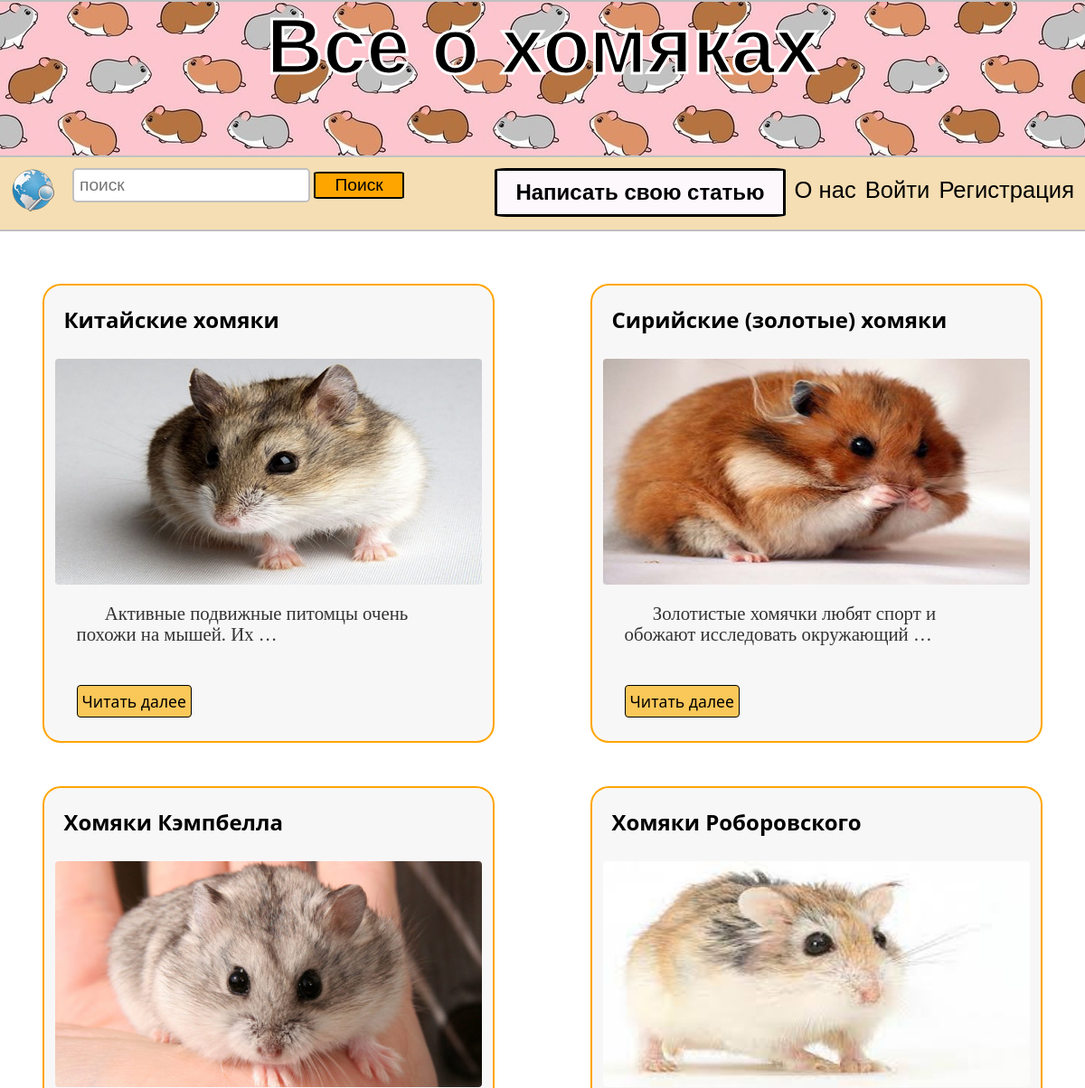
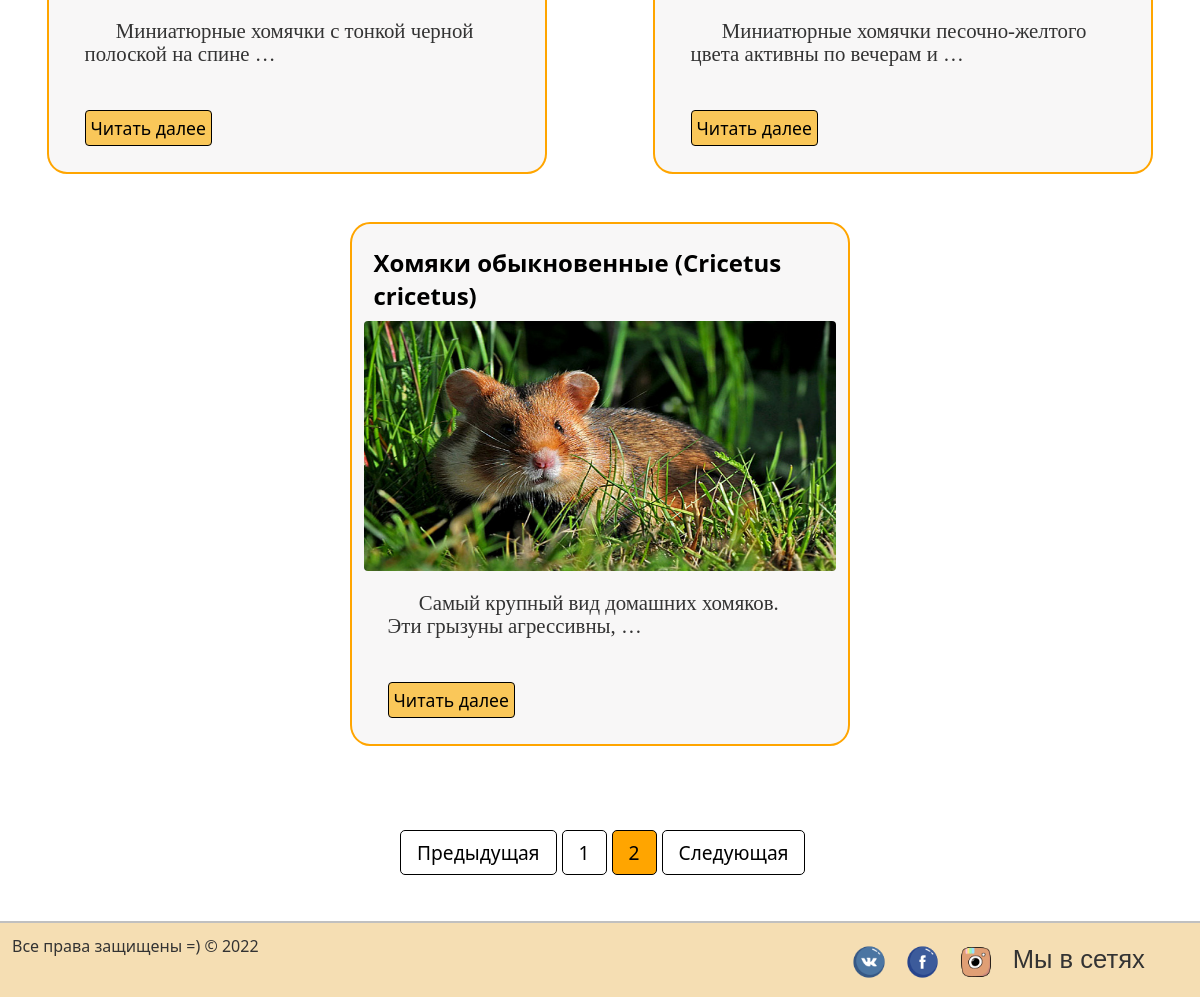
Screenshot of /?page=2 with the database file from the repository (2 pictures, top to bottom).
### myblog/models.py (models this page shows, shortened)
class Post(models.Model):
    title = models.CharField(max_length=200)
    url = models.SlugField(null=False, unique=True)
    content = models.TextField()
    image = models.ImageField()
    created_at = models.DateField(default=timezone.now)
    author = models.ForeignKey(User, on_delete=models.CASCADE)

### myblog/views.py (the view)
# urls.py: path('', MainView.as_view(), name='index'),
class MainView(View):
    def get(self, request, *args, **kwargs):
        posts = Post.objects.get_queryset().order_by('-created_at')
        paginator = Paginator(posts, 6)
        page_number = request.GET.get('page')
        page_obj = paginator.get_page(page_number)
        return render(request, 'myblog/index.html', context={
            'page_obj': page_obj
        })

### myblog/templates/myblog/index.html (shortened to what this page needs)
{% extends './base.html' %}
{% load static %}
{% block content %}
	<div class="wrapper">
		<div class="articles">
			{% for post in page_obj %}
			<div class="article">
					<div class="content">
						<div class="title">
							<h4>{{ post.title|safe }}</h4>
						</div>
						<img src="media/{{ post.image }}" title="Humster picture">
						<p>{{ post.content|truncatewords:8 }}</p>
					</div>
					<a href="{% url 'post_detail' slug=post.url %}">Читать далее</a>
			</div>
			{% endfor %}
		</div>
	</div>
	{% endblock content %}
{% block pagination %}
    <div class="pagin_div">
        <nav class="pagination">
        <ul class="pagination">
            {% if page_obj.has_previous %}
                <a class="" href="?page={{ page_obj.previous_page_number }}" tabindex="-1">Предыдущая</a>
            {% else %}
                <li><a href="#" tabindex="-1">Предыдущая</a></li>
            {% endif %}
            {% for i in page_obj.paginator.page_range %}
                {% if i == page_obj.number %}
                    <li><a href="?page={{ i }}" class="sr-only">{{ i }}</a></li>
                {% else %}
                    <li><a href="?page={{ i }}" >{{ i }}</a></li>
                {% endif %}
            {% endfor %}
        {% if page_obj.has_next %}
            <a class="next" href="?page={{ page_obj.next_page_number }}">Следующая</a>
        {% else %}
            <li class="next"><a href="#">Следующая</a></li>
        {% endif %}
        </ul>
    </nav>
    </div>
    <br>
{% endblock %}

### myblog/static/css/style.css (style rules this page uses)
* { margin: 0; padding: 0; outline: none; }
html { height: 100%; }
body { width: 100%; height: 100%; color: #333; background-color: f7f7f7; font-size: 1em; font-family: "Segoe UI", sans-serif; }
a { color: black; text-decoration: none; transition: all.6s ease; -moz-transition: all.6s ease; }
.wrapper { width: 85%; margin-top: 3%; margin-left: auto; margin-right: auto; margin-bottom: 3%; }
.wrapper .articles { display: grid; grid-gap: 3%; grid-template-columns: repeat(auto-fill, 420px); }
li { list-style-type: none; }
.wrapper .articles .article { border: 2px solid orange; padding: 1%; box-sizing: border-box; border-radius: 4%; background-color: #F8F7F7; height: auto; }
.wrapper .articles .article img { width: 100%; height: 250px; border-radius: 4px 4px 4px 4px; margin-bottom: 10px; }
.wrapper .articles .article p { margin-left: 5%; width: 90%; text-indent: 1.5em; padding-top: 6px; font-family: Verdana fantasy; line-height: 110%; font-size: 1.3em; min-height: 90px; }
.wrapper .articles .article .content .title { font-weight: normal; font-size: 1.5em; color: black; margin: 2%; min-height: 50px; }
.wrapper .articles .article a { padding: 5px; background-color: #FAC759; margin-left: 5%; margin-bottom: 3%; border-radius: 4px; float: left; border: 1px solid black; font-size: 1.1em; }
.pagin_div { width: 400px; margin-left: auto; margin-right: auto; padding-top: 2%; padding-bottom: 2%; }
.pagination { display: flex; column-gap: 5px; }
.pagination a { color: black; float: left; padding: 8px 16px; text-decoration: none; border: 1px solid black; border-radius: 5px; font-size: 1.2em; }
.pagination .sr-only { background: orange; }
@media (max-width: 1300px) { .wrapper { width: 80%; } }
@media (max-width: 1300px) { .wrapper .articles { display: grid; grid-gap: 1%; grid-template-columns: repeat(2, 450px); } }
@media (max-width: 1300px) { .wrapper .articles .article { margin: 2% 2% 2% 5%; } }
@media (max-width: 1300px) { .wrapper { width: 100%; } }
@media (max-width: 1300px) { .wrapper .articles { width: 100%; display: flex; justify-content: space-around; flex-wrap: wrap; } }
@media (max-width: 1300px) { .wrapper .articles .article { flex-basis: 500px; margin: 2% 0px; } }

### rows the page displays
Post: title "Китайские хомяки", image (picture), content "Активные подвижные питомцы очень похожи на мышей. Их …"
Post: title "Сирийские (золотые) хомяки", image (picture), content "Золотистые хомячки любят спорт и обожают исследовать окружающий …"
Post: title "Хомяки Кэмпбелла", image (picture), content "Миниатюрные хомячки с тонкой черной полоской на спине …"
Post: title "Хомяки Роборовского", image (picture), content "Миниатюрные хомячки песочно-желтого цвета активны по вечерам и …"
Post: title "Хомяки обыкновенные (Cricetus cricetus)", image (picture), content "Самый крупный вид домашних хомяков. Эти грызуны агрессивны, …"

### other values shown
{{ i }} "1"
{{ i }} "2"
